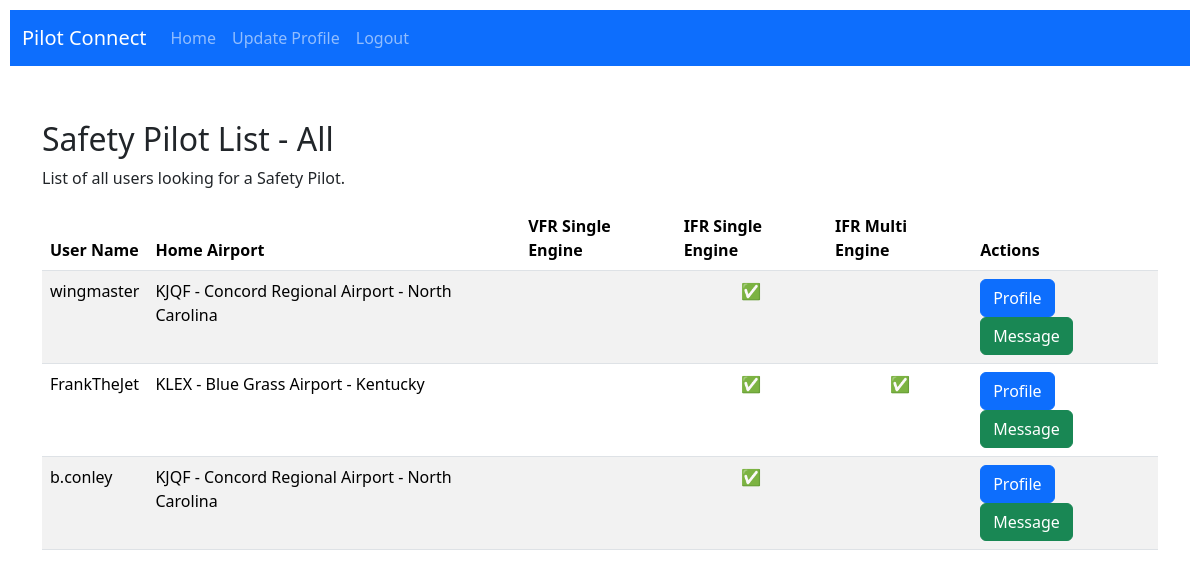
Page /safety-pilot-list/ on the committed database.
### connections/models.py (models this page shows, shortened)
class PilotProfile(models.Model):
    user = models.OneToOneField(User, on_delete=models.CASCADE)
    home_airport = models.ForeignKey(AirportData, on_delete=models.SET_NULL, null=True, blank=True)
    flight_hours = models.PositiveIntegerField(default=0)
    last_activity_date = models.DateTimeField(null=True, blank=True)
    private_pilot = models.BooleanField(default=False)
    instrument_rating = models.BooleanField(default=False)
    commercial_pilot_single_engine = models.BooleanField(default=False)
    flight_instructor_cfi = models.BooleanField(default=False)
    flight_instructor_cfii = models.BooleanField(default=False)
    commercial_pilot_multi_engine = models.BooleanField(default=False)
    flight_instructor_multi_engine_mei = models.BooleanField(default=False)
    safety_pilot_need_vfr_single_engine = models.BooleanField(default=False)
    safety_pilot_need_ifr_single_engine = models.BooleanField(default=False)
    safety_pilot_need_ifr_multi_engine = models.BooleanField(default=False)
    safety_pilot_offer_vfr_single_engine = models.BooleanField(default=False)
    safety_pilot_offer_ifr_single_engine = models.BooleanField(default=False)
    safety_pilot_offer_ifr_multi_engine = models.BooleanField(default=False)
    instructor_need_cfi = models.BooleanField(default=False)
    instructor_need_instrument_cfii = models.BooleanField(default=False)
    instructor_need_commercial_single_engine = models.BooleanField(default=False)
    instructor_need_commercial_multi_engine_mei = models.BooleanField(default=False)
    instructor_offer_cfi = models.BooleanField(default=False)
    instructor_offer_instrument_cfii = models.BooleanField(default=False)
    instructor_offer_commercial_single_engine = models.BooleanField(default=False)
    instructor_offer_commercial_multi_engine_mei = models.BooleanField(default=False)
    rent_need_single_engine = models.BooleanField(default=False)
    rent_need_multi_engine = models.BooleanField(default=False)
    rent_offer_single_engine = models.BooleanField(default=False)
    rent_offer_multi_engine = models.BooleanField(default=False)
    comments = models.TextField(null=True, blank=True)

class AirportData(models.Model):
    country_code = models.CharField(max_length=2, default='US')
    iata = models.CharField(max_length=3)
    icao = models.CharField(max_length=4)
    airport = models.CharField(max_length=255)
    latitude = models.FloatField(default=0.0)
    longitude = models.FloatField(default=0.0)
    city = models.CharField(max_length=255)
    state = models.CharField(max_length=255)
    def __str__(self):
        return f"{self.icao} - {self.airport} - {self.state}"

### connections/views.py (the view)
# urls.py: path('safety-pilot-list/', SafetyPilotListView.as_view(), name='safety_pilot_list'),
class SafetyPilotListView(ListView):
    model = PilotProfile
    template_name = 'connections/safety_pilot_list.html'
    def get_queryset(self):
        return PilotProfile.objects.filter(
            Q(safety_pilot_need_vfr_single_engine=True) |
            Q(safety_pilot_need_ifr_single_engine=True) |
            Q(safety_pilot_need_ifr_multi_engine=True)
        )

### connections/templates/connections/safety_pilot_list.html (shortened to what this page needs)
{% extends 'connections/base.html' %}
{% block content %}
  <div class="container mt-4">
    <h2>Safety Pilot List - All</h2>
    <p>List of all users looking for a Safety Pilot.</p>
    <table class="table table-striped mt-2">
      <thead>
        <tr>
          <th scope="col">User Name</th>
          <th scope="col">Home Airport</th>
          <th scope="col">VFR Single Engine</th>
          <th scope="col">IFR Single Engine</th>
          <th scope="col">IFR Multi Engine</th>
          <th scope="col">Actions</th>
        </tr>
      </thead>
      <tbody>
        {% for pilot_profile in object_list %}
          <tr>
            <td>{{ pilot_profile.user.username }}</td>
            <td>{{ pilot_profile.home_airport }}</td>
            <td class="text-center">{% if pilot_profile.safety_pilot_need_vfr_single_engine %}✅{% endif %}</td>
            <td class="text-center">{% if pilot_profile.safety_pilot_need_ifr_single_engine %}✅{% endif %}</td>
            <td class="text-center">{% if pilot_profile.safety_pilot_need_ifr_multi_engine %}✅{% endif %}</td>
            <td>
              <a href="{% url 'view_pilot_profile' user_id=pilot_profile.user.id %}" class="btn btn-primary">Profile</a>
              <a href="{% url 'send_message' recipient_id=pilot_profile.user.id %}" class="btn btn-success">Message</a>
            </td>
          </tr>
        {% endfor %}
      </tbody>
    </table>
  </div>
{% endblock %}

### connections/templates/connections/base.html (style rules this page uses)
body { margin: 0; padding: 0; display: flex; flex-direction: column; min-height: 100vh; }

### rows in the picture
PilotProfile: user.username "wingmaster", home_airport "KJQF - Concord Regional Airport - North Carolina"
PilotProfile: user.username "FrankTheJet", home_airport "KLEX - Blue Grass Airport - Kentucky"
PilotProfile: user.username "b.conley", home_airport "KJQF - Concord Regional Airport - North Carolina"
